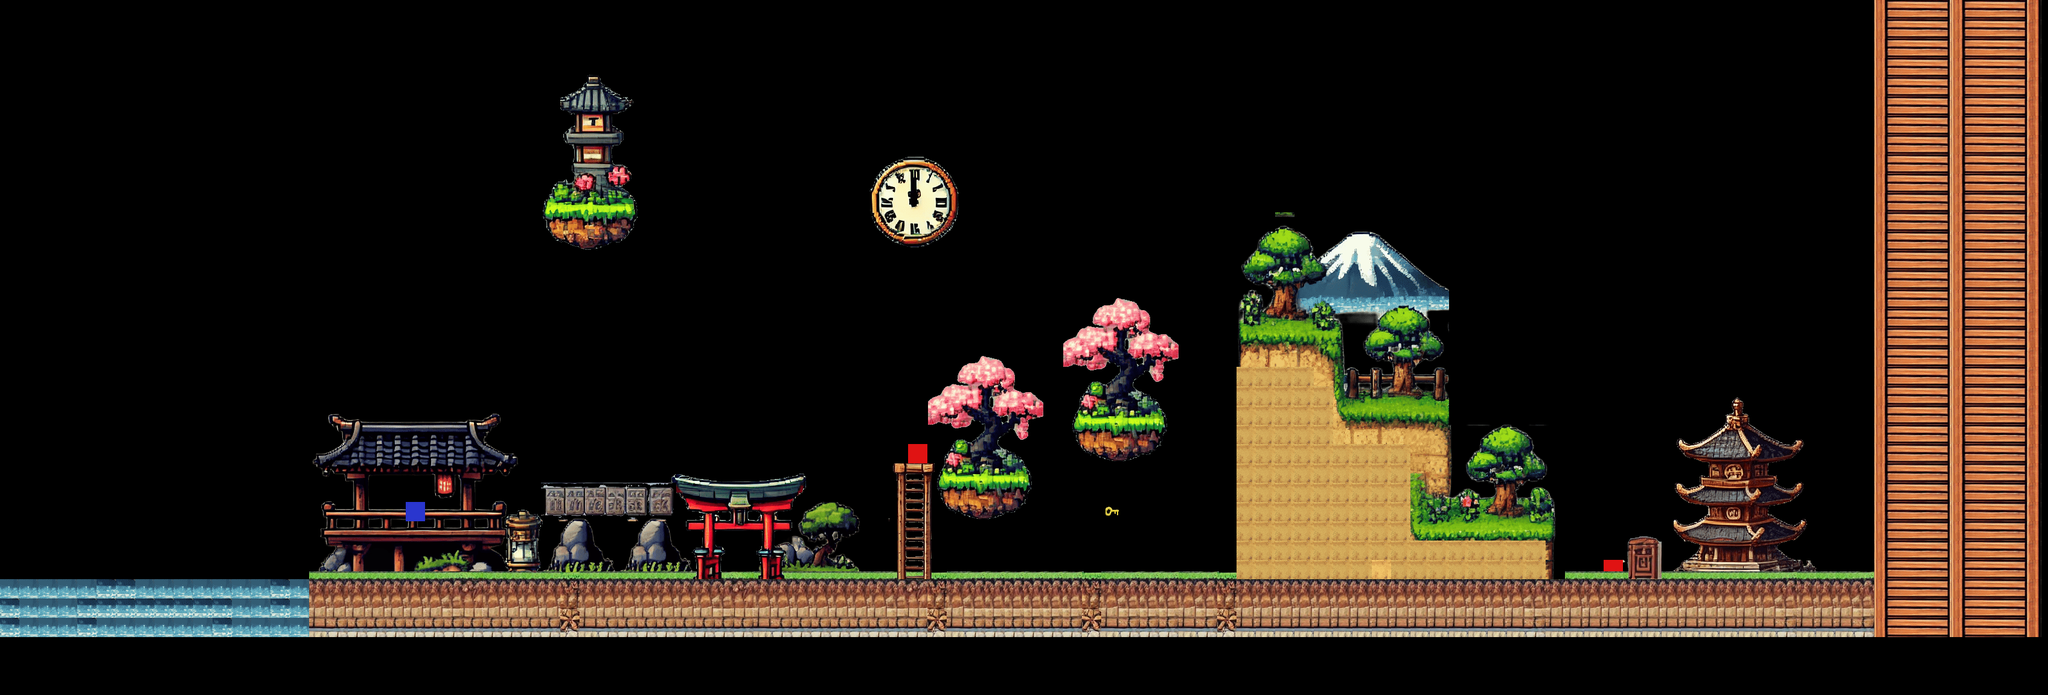

A 2D game scene composited from a Tiled map and its tileset images. What follows is a short description and the map's XML, with each tile layer's data collapsed to a summary:
An orthogonal 106x36 tile map with 32x32 px tiles, 10 tile layers (Background, Message, Ground, Background2, ...), 6 tilesets.

<map version="1.10" tiledversion="1.11.0" orientation="orthogonal" renderorder="right-down" width="106" height="36" tilewidth="32" tileheight="32" infinite="0" nextlayerid="13" nextobjectid="1">
 <editorsettings>
  <export target="../Assets/levels/tuto.json" format="json" />
 </editorsettings>
 <tileset firstgid="1" source="spritesheets/QR_spritesheet6.tsx" />
 <tileset firstgid="1025" source="spritesheets/QR_spritesheet1.tsx" />
 <tileset firstgid="2049" source="spritesheets/QR_spritesheet2.tsx" />
 <tileset firstgid="3073" source="spritesheets/QR_spritesheet4.tsx" />
 <tileset firstgid="4097" source="spritesheets/QR_spritesheet7.tsx" />
 <tileset firstgid="4100" source="spritesheets/QR_spritesheet5.tsx" />
 <layer id="1" name="Background" width="106" height="36">
  <data>[3816 cells, 528 non-empty, 426 distinct tile ids]</data>
 </layer>
 <layer id="12" name="Message" width="106" height="36">
  <data>[3816 cells, 2 non-empty, 1 distinct tile ids]</data>
 </layer>
 <layer id="2" name="Ground" width="106" height="36">
  <data>[3816 cells, 746 non-empty, 66 distinct tile ids]</data>
 </layer>
 <layer id="3" name="Background2" width="106" height="36">
  <data>[3816 cells, 75 non-empty, 75 distinct tile ids]</data>
 </layer>
 <layer id="4" name="Porte" width="106" height="36">
  <data>[3816 cells, 8 non-empty, 6 distinct tile ids]</data>
 </layer>
 <layer id="5" name="Echelle" width="106" height="36">
  <data>[3816 cells, 18 non-empty, 12 distinct tile ids]</data>
 </layer>
 <layer id="7" name="Platforme" width="106" height="36">
  <data>[3816 cells, 38 non-empty, 19 distinct tile ids]</data>
 </layer>
 <layer id="8" name="Platforme Background" width="106" height="36">
  <data>[3816 cells, 30 non-empty, 30 distinct tile ids]</data>
 </layer>
 <layer id="10" name="Clef" width="106" height="36">
  <data>[3816 cells, 1 non-empty, 1 distinct tile ids]</data>
 </layer>
 <layer id="11" name="Player" width="106" height="36">
  <data>[3816 cells, 1 non-empty, 1 distinct tile ids]</data>
 </layer>
</map>